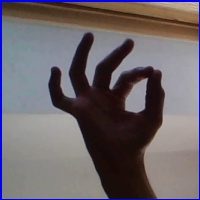
#> input picture images/asl_alphabet_test/F_test.jpg, 200 x 200 px
$ python -i sobel_canny_detector.py   (imports and definitions only)   (older library calls are emulated)
#> lines starting #> are read from the running program, lines starting #| are printed output that depends on the picture
#> further down, picture is the input picture: shape (200, 200, 3); mean B, G, R 106, 100.8, 108.5
import cv2
import numpy as np

def remove_white_area(image):
  lab_image = cv2.cvtColor(image, cv2.COLOR_BGR2LAB)
#> lab_image: shape (200, 200, 3); mean of channels 0, 1, 2 109.6, 133.4, 127

  lower_threshold, upper_threshold = np.array([215]), np.array([255])
  white_mask = cv2.inRange(lab_image[:, :, 0], lower_threshold, upper_threshold)
#> white_mask: shape (200, 200); every value is 0

  kernel = np.ones((5, 5), np.uint8)
  white_mask = cv2.morphologyEx(white_mask, cv2.MORPH_OPEN, kernel)

  inpainted_image = cv2.inpaint(image.astype(np.uint8), white_mask, inpaintRadius=5, flags=cv2.INPAINT_TELEA)
  return inpainted_image

def apply_sobel_canny_detection(image):
  image = remove_white_area(image)
  # Grayscale
  gray = cv2.cvtColor(image, cv2.COLOR_BGR2GRAY)
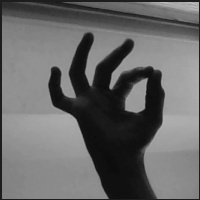
#> gray: shape (200, 200); min 11, max 192, mean 103.7
  # Reduce noise
  blurred = cv2.GaussianBlur(gray, (5, 5), 0)
  # Apply historgram equalization
  equalized = cv2.equalizeHist(blurred)
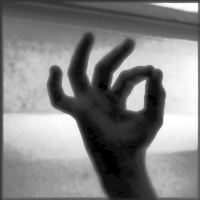
#> equalized: shape (200, 200); min 0, max 255, mean 129.3
  # Sobel detection
  sobel_x = cv2.Sobel(equalized, cv2.CV_64F, 1, 0, ksize=3)
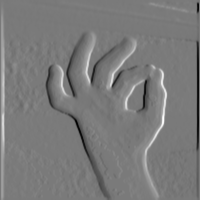
#> sobel_x: shape (200, 200) float64; min -570, max 619, mean 1.6; drawn with min black and max white
  sobel_y = cv2.Sobel(equalized, cv2.CV_64F, 0, 1, ksize=3)
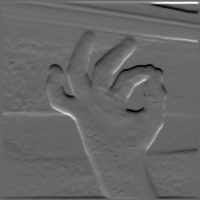
#> sobel_y: shape (200, 200) float64; min -461, max 679, mean 0.9; drawn with min black and max white
  magnitude = np.sqrt(sobel_x ** 2 + sobel_y ** 2)
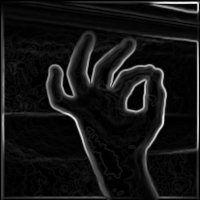
#> magnitude: shape (200, 200) float64; min 0, max 679.1, mean 54.5; drawn with min black and max white
  sobel_result = (magnitude * 255 / magnitude.max()).astype(np.uint8)

  # Canny detection
  blurred = cv2.GaussianBlur(sobel_result, (3, 3), 0)
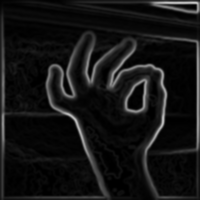
#> blurred: shape (200, 200); min 0, max 199, mean 20.4
  combined_result = cv2.Canny(blurred, 100, 200)
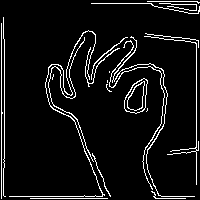
#> combined_result: shape (200, 200); 7% white in thin lines or dots
  return sobel_result, combined_result

>>> import cv2
>>> picture = cv2.imread('images/asl_alphabet_test/F_test.jpg')
>>> result = apply_sobel_canny_detection(picture)
